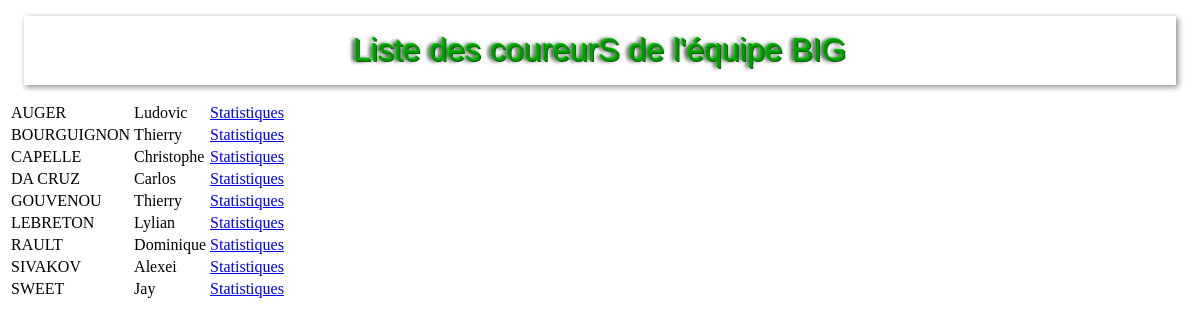
Page /PHP/result.php?code=BIG&equipe=BIGMAT AUBER 93 on the committed database.
### tables this page shows
CREATE TABLE IF NOT EXISTS `coureur` (
  `NumCoureur` int(11) NOT NULL,
  `NomCoureur` varchar(30) NOT NULL DEFAULT '',
  `PrenomCoureur` varchar(20) NOT NULL DEFAULT '',
  `CodePays` varchar(3) NOT NULL DEFAULT '',
  `CodeEquipe` varchar(3) NOT NULL DEFAULT '',
  `DateNaissance` date NOT NULL
);

### PHP/result.php (the view, shortened to what this page needs)
<!DOCTYPE html>
<html>
<head>
    <link rel="stylesheet" type="text/css" media="screen" href="../CSS/style.css" />
</head>
<body>
    <?php
        include 'cnx.php';
        echo "<h1> Liste des coureurS de l'équipe ".$_GET['code']."</h1>";
        $sql = $cnx->prepare("select nomCoureur,prenomCoureur,codePays,numCoureur
        from coureur where codeEquipe ='".$_GET['code']."'");
        $sql->execute();
       echo "<table>";
            foreach($sql-> fetchAll(PDO::FETCH_NUM) as $line){
                echo "<tr>";
				echo "<td>".$line[0]."</td>";
                echo "<td>".$line[1]."</td>";
                echo "<td><a href='statistic.php?numCoureur=".$line[3]."&pays=".$line[2]."&nom=".$line[0]."&prenom=".$line[1]."'> Statistiques </a></td>";
				echo "</tr>";
            }
            echo "</table>";
    ?>
</body>
</html>

### CSS/style.css (style rules this page uses)
h1 { font-size: 32px; text-shadow: -1px -1px #0c0, 1px 1px #060, -3px 0 4px #000; font-family:Arial, Helvetica, sans-serif; color: #090; padding:16px; font-weight:lighter; -moz-box-shadow: 2px 2px 6px #888; -webkit-box-shadow: 2px 2px 6px #888; box-shadow:2px 2px 6px #888; text-align:center; display:block; margin:16px; }

### rows in the picture
coureur: NomCoureur "AUGER", PrenomCoureur "Ludovic"
coureur: NomCoureur "BOURGUIGNON", PrenomCoureur "Thierry"
coureur: NomCoureur "CAPELLE", PrenomCoureur "Christophe"
coureur: NomCoureur "DA CRUZ", PrenomCoureur "Carlos"
coureur: NomCoureur "GOUVENOU", PrenomCoureur "Thierry"
coureur: NomCoureur "LEBRETON", PrenomCoureur "Lylian"
coureur: NomCoureur "RAULT", PrenomCoureur "Dominique"
coureur: NomCoureur "SIVAKOV", PrenomCoureur "Alexei"
coureur: NomCoureur "SWEET", PrenomCoureur "Jay"

### other values in the picture
$_GET['code'] "BIG"
